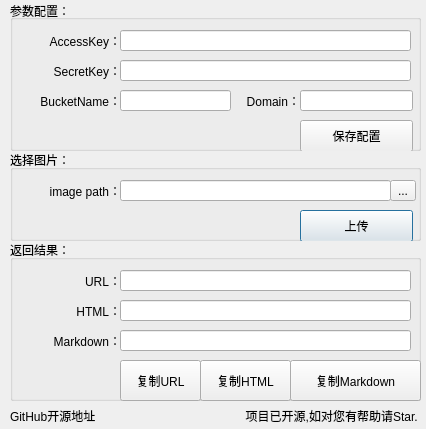
<?xml version="1.0" encoding="UTF-8"?>
<ui version="4.0">
 <class>Dialog</class>
 <widget class="QDialog" name="Dialog">
  <property name="windowModality">
   <enum>Qt::WindowModal</enum>
  </property>
  <property name="geometry">
   <rect>
    <x>0</x>
    <y>0</y>
    <width>426</width>
    <height>429</height>
   </rect>
  </property>
  <property name="maximumSize">
   <size>
    <width>426</width>
    <height>429</height>
   </size>
  </property>
  <property name="font">
   <font>
    <italic>false</italic>
    <bold>false</bold>
    <underline>false</underline>
    <strikeout>false</strikeout>
    <kerning>true</kerning>
   </font>
  </property>
  <property name="tabletTracking">
   <bool>false</bool>
  </property>
  <property name="windowTitle">
   <string>七牛图床 v1.0.0</string>
  </property>
  <property name="autoFillBackground">
   <bool>false</bool>
  </property>
  <widget class="QGroupBox" name="groupBox">
   <property name="enabled">
    <bool>true</bool>
   </property>
   <property name="geometry">
    <rect>
     <x>10</x>
     <y>0</y>
     <width>411</width>
     <height>151</height>
    </rect>
   </property>
   <property name="title">
    <string>参数配置：</string>
   </property>
   <property name="alignment">
    <set>Qt::AlignLeading|Qt::AlignLeft|Qt::AlignVCenter</set>
   </property>
   <widget class="QPushButton" name="pushButton">
    <property name="geometry">
     <rect>
      <x>290</x>
      <y>120</y>
      <width>113</width>
      <height>32</height>
     </rect>
    </property>
    <property name="text">
     <string>保存配置</string>
    </property>
   </widget>
   <widget class="QLineEdit" name="lineEdit">
    <property name="geometry">
     <rect>
      <x>110</x>
      <y>30</y>
      <width>291</width>
      <height>21</height>
     </rect>
    </property>
    <property name="text">
     <string/>
    </property>
   </widget>
   <widget class="QLabel" name="label">
    <property name="geometry">
     <rect>
      <x>10</x>
      <y>60</y>
      <width>101</width>
      <height>21</height>
     </rect>
    </property>
    <property name="layoutDirection">
     <enum>Qt::LeftToRight</enum>
    </property>
    <property name="text">
     <string>SecretKey：</string>
    </property>
    <property name="textFormat">
     <enum>Qt::AutoText</enum>
    </property>
    <property name="alignment">
     <set>Qt::AlignRight|Qt::AlignTrailing|Qt::AlignVCenter</set>
    </property>
   </widget>
   <widget class="QLabel" name="label_2">
    <property name="geometry">
     <rect>
      <x>10</x>
      <y>30</y>
      <width>101</width>
      <height>21</height>
     </rect>
    </property>
    <property name="text">
     <string>AccessKey：</string>
    </property>
    <property name="alignment">
     <set>Qt::AlignRight|Qt::AlignTrailing|Qt::AlignVCenter</set>
    </property>
   </widget>
   <widget class="QLineEdit" name="lineEdit_2">
    <property name="geometry">
     <rect>
      <x>110</x>
      <y>60</y>
      <width>291</width>
      <height>21</height>
     </rect>
    </property>
    <property name="text">
     <string/>
    </property>
   </widget>
   <widget class="QLabel" name="label_3">
    <property name="geometry">
     <rect>
      <x>10</x>
      <y>90</y>
      <width>101</width>
      <height>21</height>
     </rect>
    </property>
    <property name="text">
     <string>BucketName：</string>
    </property>
    <property name="alignment">
     <set>Qt::AlignRight|Qt::AlignTrailing|Qt::AlignVCenter</set>
    </property>
   </widget>
   <widget class="QLineEdit" name="lineEdit_3">
    <property name="geometry">
     <rect>
      <x>110</x>
      <y>90</y>
      <width>111</width>
      <height>21</height>
     </rect>
    </property>
    <property name="text">
     <string/>
    </property>
   </widget>
   <widget class="QLabel" name="label_4">
    <property name="geometry">
     <rect>
      <x>230</x>
      <y>90</y>
      <width>60</width>
      <height>21</height>
     </rect>
    </property>
    <property name="text">
     <string>Domain：</string>
    </property>
    <property name="alignment">
     <set>Qt::AlignRight|Qt::AlignTrailing|Qt::AlignVCenter</set>
    </property>
   </widget>
   <widget class="QLineEdit" name="lineEdit_4">
    <property name="geometry">
     <rect>
      <x>290</x>
      <y>90</y>
      <width>113</width>
      <height>21</height>
     </rect>
    </property>
    <property name="text">
     <string/>
    </property>
   </widget>
  </widget>
  <widget class="QGroupBox" name="groupBox_2">
   <property name="geometry">
    <rect>
     <x>10</x>
     <y>150</y>
     <width>411</width>
     <height>91</height>
    </rect>
   </property>
   <property name="title">
    <string>选择图片：</string>
   </property>
   <widget class="QLabel" name="label_5">
    <property name="geometry">
     <rect>
      <x>0</x>
      <y>30</y>
      <width>111</width>
      <height>21</height>
     </rect>
    </property>
    <property name="layoutDirection">
     <enum>Qt::LeftToRight</enum>
    </property>
    <property name="text">
     <string>image path：</string>
    </property>
    <property name="textFormat">
     <enum>Qt::AutoText</enum>
    </property>
    <property name="alignment">
     <set>Qt::AlignRight|Qt::AlignTrailing|Qt::AlignVCenter</set>
    </property>
   </widget>
   <widget class="QLineEdit" name="lineEdit_5">
    <property name="geometry">
     <rect>
      <x>110</x>
      <y>30</y>
      <width>271</width>
      <height>21</height>
     </rect>
    </property>
    <property name="text">
     <string/>
    </property>
    <property name="readOnly">
     <bool>true</bool>
    </property>
   </widget>
   <widget class="QToolButton" name="toolButton">
    <property name="geometry">
     <rect>
      <x>380</x>
      <y>30</y>
      <width>26</width>
      <height>21</height>
     </rect>
    </property>
    <property name="text">
     <string>...</string>
    </property>
   </widget>
   <widget class="QPushButton" name="pushButton_2">
    <property name="geometry">
     <rect>
      <x>290</x>
      <y>60</y>
      <width>113</width>
      <height>32</height>
     </rect>
    </property>
    <property name="text">
     <string>上传</string>
    </property>
    <property name="default">
     <bool>true</bool>
    </property>
   </widget>
  </widget>
  <widget class="QGroupBox" name="groupBox_3">
   <property name="geometry">
    <rect>
     <x>10</x>
     <y>240</y>
     <width>411</width>
     <height>161</height>
    </rect>
   </property>
   <property name="title">
    <string>返回结果：</string>
   </property>
   <widget class="QLabel" name="label_6">
    <property name="geometry">
     <rect>
      <x>10</x>
      <y>30</y>
      <width>101</width>
      <height>21</height>
     </rect>
    </property>
    <property name="layoutDirection">
     <enum>Qt::LeftToRight</enum>
    </property>
    <property name="text">
     <string>URL：</string>
    </property>
    <property name="textFormat">
     <enum>Qt::AutoText</enum>
    </property>
    <property name="alignment">
     <set>Qt::AlignRight|Qt::AlignTrailing|Qt::AlignVCenter</set>
    </property>
   </widget>
   <widget class="QLineEdit" name="lineEdit_6">
    <property name="geometry">
     <rect>
      <x>110</x>
      <y>60</y>
      <width>291</width>
      <height>21</height>
     </rect>
    </property>
    <property name="text">
     <string/>
    </property>
    <property name="readOnly">
     <bool>true</bool>
    </property>
   </widget>
   <widget class="QLabel" name="label_7">
    <property name="geometry">
     <rect>
      <x>10</x>
      <y>60</y>
      <width>101</width>
      <height>21</height>
     </rect>
    </property>
    <property name="text">
     <string>HTML：</string>
    </property>
    <property name="alignment">
     <set>Qt::AlignRight|Qt::AlignTrailing|Qt::AlignVCenter</set>
    </property>
   </widget>
   <widget class="QLineEdit" name="lineEdit_7">
    <property name="geometry">
     <rect>
      <x>110</x>
      <y>30</y>
      <width>291</width>
      <height>21</height>
     </rect>
    </property>
    <property name="text">
     <string/>
    </property>
    <property name="readOnly">
     <bool>true</bool>
    </property>
   </widget>
   <widget class="QLineEdit" name="lineEdit_8">
    <property name="geometry">
     <rect>
      <x>110</x>
      <y>90</y>
      <width>291</width>
      <height>21</height>
     </rect>
    </property>
    <property name="text">
     <string/>
    </property>
    <property name="readOnly">
     <bool>true</bool>
    </property>
   </widget>
   <widget class="QLabel" name="label_8">
    <property name="geometry">
     <rect>
      <x>10</x>
      <y>90</y>
      <width>101</width>
      <height>21</height>
     </rect>
    </property>
    <property name="text">
     <string>Markdown：</string>
    </property>
    <property name="alignment">
     <set>Qt::AlignRight|Qt::AlignTrailing|Qt::AlignVCenter</set>
    </property>
   </widget>
   <widget class="QPushButton" name="pushButton_3">
    <property name="geometry">
     <rect>
      <x>110</x>
      <y>120</y>
      <width>81</width>
      <height>41</height>
     </rect>
    </property>
    <property name="text">
     <string>复制URL</string>
    </property>
   </widget>
   <widget class="QPushButton" name="pushButton_4">
    <property name="geometry">
     <rect>
      <x>190</x>
      <y>120</y>
      <width>91</width>
      <height>41</height>
     </rect>
    </property>
    <property name="text">
     <string>复制HTML</string>
    </property>
   </widget>
   <widget class="QPushButton" name="pushButton_5">
    <property name="geometry">
     <rect>
      <x>280</x>
      <y>120</y>
      <width>131</width>
      <height>41</height>
     </rect>
    </property>
    <property name="text">
     <string>复制Markdown</string>
    </property>
   </widget>
  </widget>
  <widget class="QLabel" name="label_9">
   <property name="geometry">
    <rect>
     <x>10</x>
     <y>400</y>
     <width>101</width>
     <height>31</height>
    </rect>
   </property>
   <property name="text">
    <string>GitHub开源地址</string>
   </property>
  </widget>
  <widget class="QLabel" name="label_10">
   <property name="geometry">
    <rect>
     <x>210</x>
     <y>400</y>
     <width>211</width>
     <height>31</height>
    </rect>
   </property>
   <property name="text">
    <string>项目已开源,如对您有帮助请Star. </string>
   </property>
   <property name="textFormat">
    <enum>Qt::AutoText</enum>
   </property>
   <property name="alignment">
    <set>Qt::AlignRight|Qt::AlignTrailing|Qt::AlignVCenter</set>
   </property>
  </widget>
 </widget>
 <resources/>
 <connections>
  <connection>
   <sender>pushButton</sender>
   <signal>clicked()</signal>
   <receiver>Dialog</receiver>
   <slot>baocunanniu1()</slot>
   <hints>
    <hint type="sourcelabel">
     <x>342</x>
     <y>136</y>
    </hint>
    <hint type="destinationlabel">
     <x>255</x>
     <y>159</y>
    </hint>
   </hints>
  </connection>
  <connection>
   <sender>toolButton</sender>
   <signal>clicked()</signal>
   <receiver>Dialog</receiver>
   <slot>xuanzetupian()</slot>
   <hints>
    <hint type="sourcelabel">
     <x>406</x>
     <y>189</y>
    </hint>
    <hint type="destinationlabel">
     <x>375</x>
     <y>218</y>
    </hint>
   </hints>
  </connection>
  <connection>
   <sender>pushButton_2</sender>
   <signal>clicked()</signal>
   <receiver>Dialog</receiver>
   <slot>shangchuan()</slot>
   <hints>
    <hint type="sourcelabel">
     <x>312</x>
     <y>230</y>
    </hint>
    <hint type="destinationlabel">
     <x>430</x>
     <y>243</y>
    </hint>
   </hints>
  </connection>
  <connection>
   <sender>pushButton_3</sender>
   <signal>clicked()</signal>
   <receiver>Dialog</receiver>
   <slot>url()</slot>
   <hints>
    <hint type="sourcelabel">
     <x>130</x>
     <y>380</y>
    </hint>
    <hint type="destinationlabel">
     <x>34</x>
     <y>409</y>
    </hint>
   </hints>
  </connection>
  <connection>
   <sender>pushButton_4</sender>
   <signal>clicked()</signal>
   <receiver>Dialog</receiver>
   <slot>html()</slot>
   <hints>
    <hint type="sourcelabel">
     <x>255</x>
     <y>384</y>
    </hint>
    <hint type="destinationlabel">
     <x>169</x>
     <y>418</y>
    </hint>
   </hints>
  </connection>
  <connection>
   <sender>pushButton_5</sender>
   <signal>clicked()</signal>
   <receiver>Dialog</receiver>
   <slot>markdown()</slot>
   <hints>
    <hint type="sourcelabel">
     <x>340</x>
     <y>389</y>
    </hint>
    <hint type="destinationlabel">
     <x>299</x>
     <y>428</y>
    </hint>
   </hints>
  </connection>
 </connections>
 <slots>
  <slot>baocunanniu1()</slot>
  <slot>xuanzetupian()</slot>
  <slot>shangchuan()</slot>
  <slot>url()</slot>
  <slot>html()</slot>
  <slot>markdown()</slot>
 </slots>
</ui>
